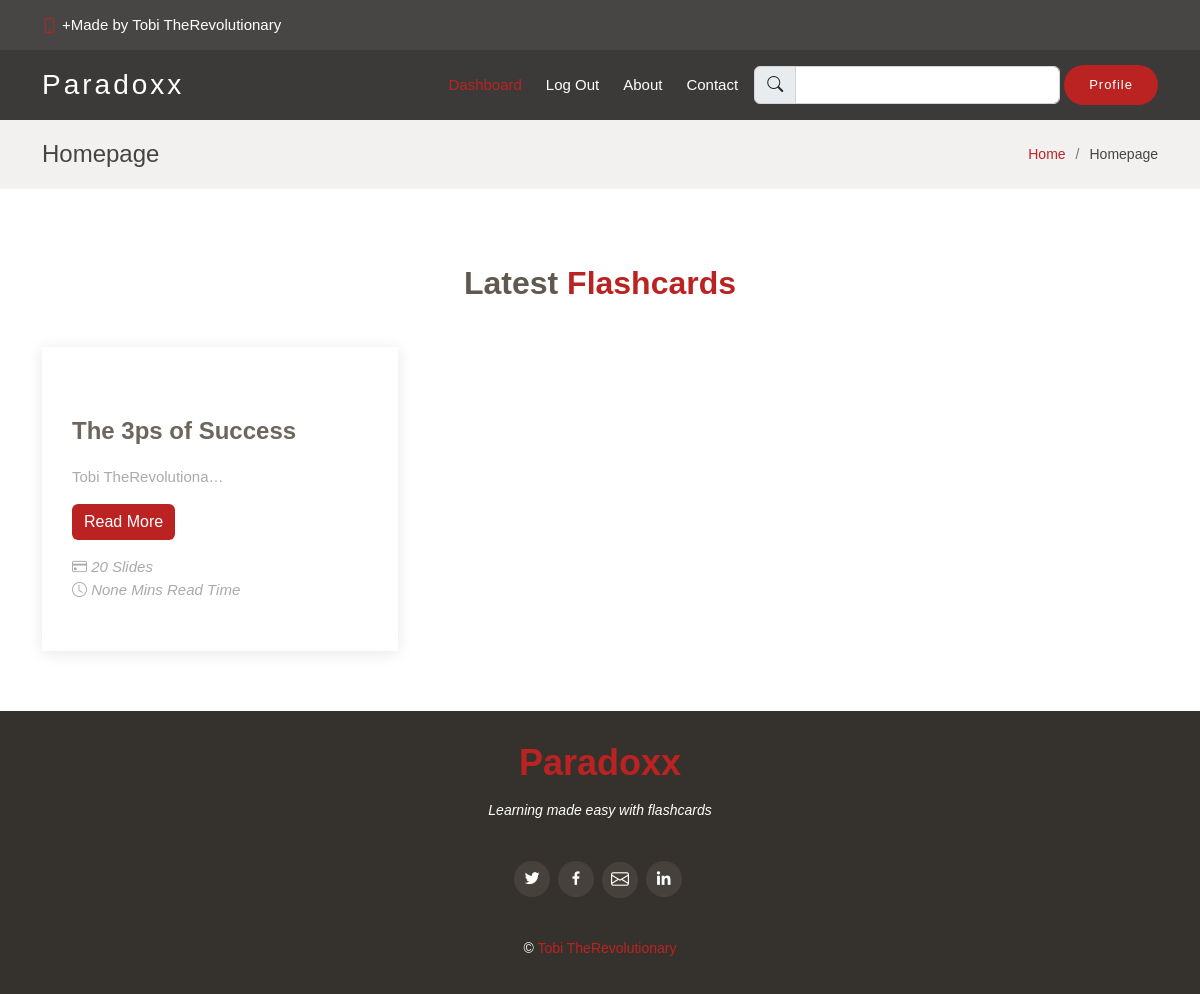
Page /home (signed in) on the committed database.
### core/models.py (models this page shows, shortened)
class FlashCard(models.Model):
	title = models.CharField(max_length=999, unique=True, null=True)
	slug = AutoSlugField(populate_from="title", unique=True, null=True)
	featured_image = models.ImageField(upload_to="files/flashcard title images", null=True, help_text="upload an image with a resolution of 375x360")
	author = models.ForeignKey(User, on_delete=models.SET_NULL, null=True)
	description = models.TextField(null=True)
	category = models.CharField(max_length=400, choices=CATEGORIES, null=True )
	number_of_slides = models.PositiveIntegerField(null=True)
	read_time = models.PositiveIntegerField(null=True)
	date_created = models.DateTimeField(null=True, auto_now_add=True)

### core/views.py (the view)
# urls.py: path('home', views.home, name="home"),
@login_required
def home(request):
    cards = FlashCard.objects.all()
    context = {
        'cards' : cards,
        'title' : "Homepage",
    }
    return render(request, 'home.html', context)

### templates/home.html (shortened to what this page needs)
    {% extends 'base.html' %}
    {% load static %}
    {% block content %}
    <main id="main">
        <section class="breadcrumbs">
          <div class="container">
            <div class="d-flex justify-content-between align-items-center">
              <h2>{{title}}</h2>
              <ol>
                <li><a href="#">Home</a></li>
                <li>{{title}}</li>
              </ol>
            </div>
          </div>
        </section>
        <section id="why-us" class="why-us">
          <div class="container">
            <div class="section-title">
              <h2>Latest <span>Flashcards</span></h2>
            </div>
            <div class="row">
              {% for c in cards %}
              <div class="col-lg-4">
                <div class="box">
                  <h4>{{c.title}}</h4>
                  <p>{{c.description|truncatechars:20|safe}}</p>
                  <button class="btn text-center mt-3 btn-custom mb-3" type="submit">
                    <a href="/detail/{{c.slug}}" class="nav-link">Read More</a>
                  </button>
                  <p><i class="bi bi-credit-card"> {{c.number_of_slides}} Slides</i></p>
                  <p><i class="bi bi-clock"> {{c.read_time}} Mins Read Time</i></p>
                </div>
              </div>
              {% endfor %}
            </div>
          </div>
        </section>
    </main>
    {% endblock %}

### static/assets/css/styles.css (style rules this page uses)
body { font-family: "Poppins", sans-serif; color: #444444; }
a { text-decoration: none; color: #bb2323; }
h1, h2, h3, h4, h5, h6 { font-family: "Satisfy", sans-serif; }
h2 span { color: #bb2323; }
.btn-custom { background: #bb2323; color: #fff; border: none; outline: none; }
section { padding: 60px 0; }
.section-title { text-align: center; padding-bottom: 30px; }
.section-title h2 { margin: 15px 0 0 0; font-size: 32px; font-weight: 700; color: #5f5950; }
.section-title h2 span { color: #bb2323; }
.breadcrumbs { padding: 20px 0; background-color: #f2f1ef; min-height: 40px; margin-top: 120px; }
.breadcrumbs h2 { font-size: 24px; font-weight: 300; margin: 0; }
.breadcrumbs ol { display: flex; flex-wrap: wrap; list-style: none; padding: 0; margin: 0; font-size: 14px; }
.breadcrumbs ol li+li { padding-left: 10px; }
.breadcrumbs ol li+li::before { display: inline-block; padding-right: 10px; color: #6c757d; content: "/"; }
.why-us .box { padding: 50px 30px; box-shadow: 0px 2px 15px rgba(0, 0, 0, 0.1); transition: all ease-in-out 0.3s; height: 100%; }
.why-us .box h4 { font-size: 24px; font-weight: 600; padding: 0; margin: 20px 0; color: #6c665c; }
.why-us .box p { color: #aaaaaa; font-size: 15px; margin: 0; padding: 0; }

### rows in the picture
FlashCard: title "The 3ps of Success", description "Tobi TheRevolutiona…", number_of_slides "20", read_time "None"

### other values in the picture
{{ title }} "Homepage"
